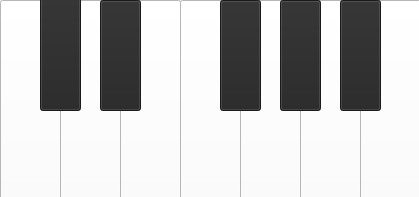
<?xml version="1.0" encoding="UTF-8"?>
<ui version="4.0">
 <class>MainWindow</class>
 <widget class="QMainWindow" name="MainWindow">
  <property name="geometry">
   <rect>
    <x>0</x>
    <y>0</y>
    <width>419</width>
    <height>197</height>
   </rect>
  </property>
  <property name="windowTitle">
   <string>MainWindow</string>
  </property>
  <widget class="QWidget" name="centralwidget">
   <widget class="QPushButton" name="C">
    <property name="geometry">
     <rect>
      <x>0</x>
      <y>0</y>
      <width>61</width>
      <height>200</height>
     </rect>
    </property>
    <property name="styleSheet">
     <string notr="true">QPushButton {
    background-color:  rgb(255, 255, 255);
    color:  rgb(255, 255, 255);
}</string>
    </property>
    <property name="text">
     <string/>
    </property>
   </widget>
   <widget class="QPushButton" name="D">
    <property name="geometry">
     <rect>
      <x>60</x>
      <y>0</y>
      <width>61</width>
      <height>200</height>
     </rect>
    </property>
    <property name="styleSheet">
     <string notr="true">QPushButton {
    background-color:  rgb(255, 255, 255);
    color:  rgb(255, 255, 255);
}</string>
    </property>
    <property name="text">
     <string/>
    </property>
   </widget>
   <widget class="QPushButton" name="E">
    <property name="geometry">
     <rect>
      <x>120</x>
      <y>0</y>
      <width>61</width>
      <height>200</height>
     </rect>
    </property>
    <property name="styleSheet">
     <string notr="true">QPushButton {
    background-color:  rgb(255, 255, 255);
    color:  rgb(255, 255, 255);
}</string>
    </property>
    <property name="text">
     <string/>
    </property>
   </widget>
   <widget class="QPushButton" name="F">
    <property name="geometry">
     <rect>
      <x>180</x>
      <y>0</y>
      <width>61</width>
      <height>200</height>
     </rect>
    </property>
    <property name="styleSheet">
     <string notr="true">QPushButton {
    background-color:  rgb(255, 255, 255);
    color:  rgb(255, 255, 255);
}</string>
    </property>
    <property name="text">
     <string/>
    </property>
   </widget>
   <widget class="QPushButton" name="G">
    <property name="geometry">
     <rect>
      <x>240</x>
      <y>0</y>
      <width>61</width>
      <height>200</height>
     </rect>
    </property>
    <property name="styleSheet">
     <string notr="true">QPushButton {
    background-color:  rgb(255, 255, 255);
    color:  rgb(255, 255, 255);
}</string>
    </property>
    <property name="text">
     <string/>
    </property>
   </widget>
   <widget class="QPushButton" name="B">
    <property name="geometry">
     <rect>
      <x>360</x>
      <y>0</y>
      <width>61</width>
      <height>200</height>
     </rect>
    </property>
    <property name="styleSheet">
     <string notr="true">QPushButton {
    background-color:  rgb(255, 255, 255);
    color:  rgb(255, 255, 255);
}</string>
    </property>
    <property name="text">
     <string/>
    </property>
   </widget>
   <widget class="QPushButton" name="A">
    <property name="geometry">
     <rect>
      <x>300</x>
      <y>0</y>
      <width>61</width>
      <height>200</height>
     </rect>
    </property>
    <property name="styleSheet">
     <string notr="true">QPushButton {
    background-color:  rgb(255, 255, 255);
    color:  rgb(255, 255, 255);
}</string>
    </property>
    <property name="text">
     <string/>
    </property>
   </widget>
   <widget class="QPushButton" name="Cs">
    <property name="geometry">
     <rect>
      <x>40</x>
      <y>-10</y>
      <width>41</width>
      <height>121</height>
     </rect>
    </property>
    <property name="font">
     <font>
      <weight>50</weight>
      <bold>false</bold>
     </font>
    </property>
    <property name="styleSheet">
     <string notr="true">QPushButton {
    background-color:  rgb(37, 37, 37);
    color:  rgb(255, 255, 255);
}</string>
    </property>
    <property name="text">
     <string/>
    </property>
   </widget>
   <widget class="QPushButton" name="Ds">
    <property name="geometry">
     <rect>
      <x>100</x>
      <y>0</y>
      <width>41</width>
      <height>111</height>
     </rect>
    </property>
    <property name="font">
     <font>
      <weight>50</weight>
      <bold>false</bold>
     </font>
    </property>
    <property name="styleSheet">
     <string notr="true">QPushButton {
    background-color:  rgb(37, 37, 37);
    color:  rgb(255, 255, 255);
}</string>
    </property>
    <property name="text">
     <string/>
    </property>
   </widget>
   <widget class="QPushButton" name="Fs">
    <property name="geometry">
     <rect>
      <x>220</x>
      <y>0</y>
      <width>41</width>
      <height>111</height>
     </rect>
    </property>
    <property name="font">
     <font>
      <weight>50</weight>
      <bold>false</bold>
     </font>
    </property>
    <property name="styleSheet">
     <string notr="true">QPushButton {
    background-color:  rgb(37, 37, 37);
    color:  rgb(255, 255, 255);
}</string>
    </property>
    <property name="text">
     <string/>
    </property>
   </widget>
   <widget class="QPushButton" name="Gs">
    <property name="geometry">
     <rect>
      <x>280</x>
      <y>0</y>
      <width>41</width>
      <height>111</height>
     </rect>
    </property>
    <property name="font">
     <font>
      <weight>50</weight>
      <bold>false</bold>
     </font>
    </property>
    <property name="styleSheet">
     <string notr="true">QPushButton {
    background-color:  rgb(37, 37, 37);
    color:  rgb(255, 255, 255);
}</string>
    </property>
    <property name="text">
     <string/>
    </property>
   </widget>
   <widget class="QPushButton" name="As">
    <property name="geometry">
     <rect>
      <x>340</x>
      <y>0</y>
      <width>41</width>
      <height>111</height>
     </rect>
    </property>
    <property name="font">
     <font>
      <weight>50</weight>
      <bold>false</bold>
     </font>
    </property>
    <property name="styleSheet">
     <string notr="true">QPushButton {
    background-color:  rgb(37, 37, 37);
    color:  rgb(255, 255, 255);
}</string>
    </property>
    <property name="text">
     <string/>
    </property>
   </widget>
   <zorder>D</zorder>
   <zorder>C</zorder>
   <zorder>E</zorder>
   <zorder>F</zorder>
   <zorder>G</zorder>
   <zorder>B</zorder>
   <zorder>A</zorder>
   <zorder>Cs</zorder>
   <zorder>Ds</zorder>
   <zorder>Fs</zorder>
   <zorder>Gs</zorder>
   <zorder>As</zorder>
  </widget>
 </widget>
 <resources/>
 <connections/>
</ui>
